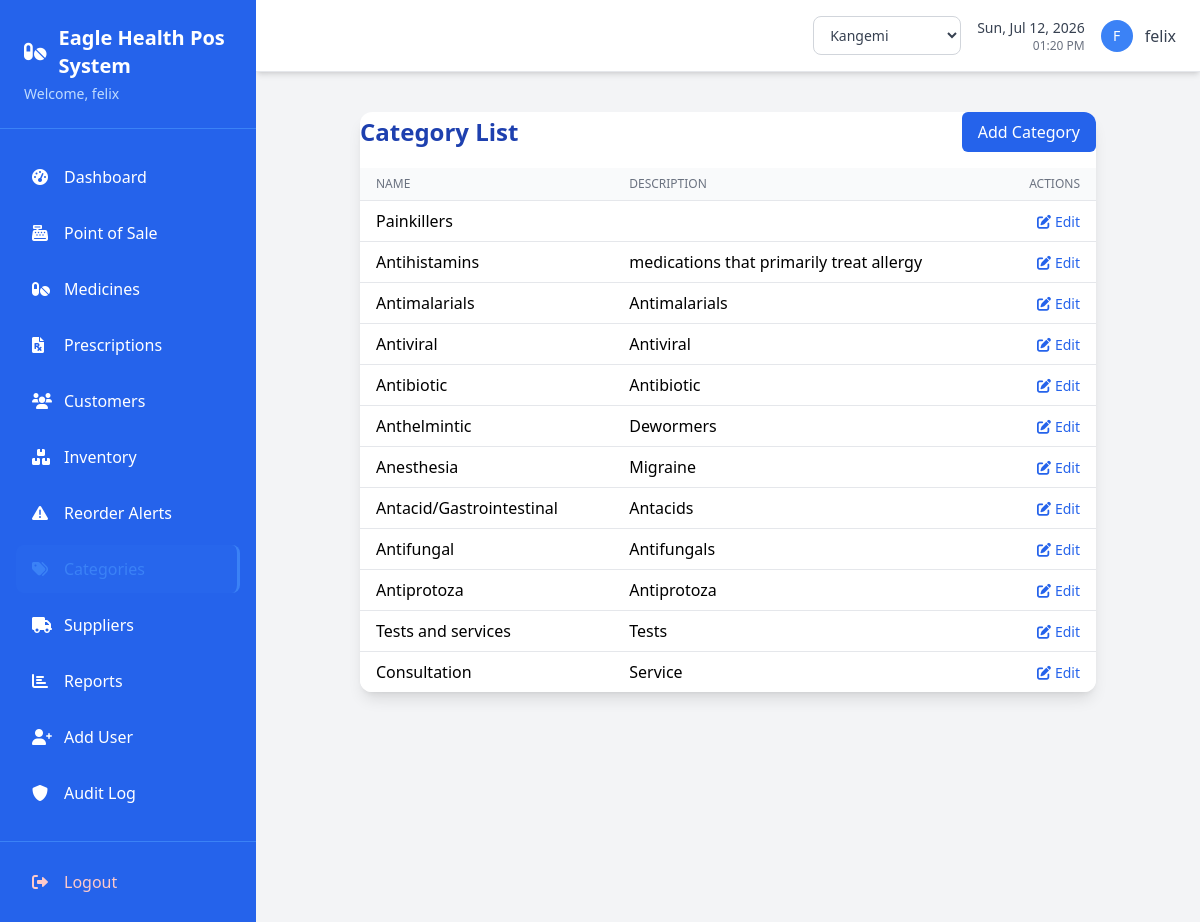
Page /categories/ (signed in) on the committed database.
### pos/models.py (models this page shows, shortened)
class Category(models.Model):
    name = models.CharField(max_length=50)
    description = models.TextField(blank=True)
    is_active = models.BooleanField(default=True)
    created_at = models.DateTimeField(auto_now_add=True)
    updated_at = models.DateTimeField(auto_now=True)
    class Meta:
        verbose_name_plural = "Categories"

### pos/views.py (the view)
# urls.py: path('categories/', views.category_list, name='category_list'),
@login_required
def category_list(request):
    categories = Category.objects.filter(is_active=True)
    return render(request, 'pos/category_list.html', {'categories': categories})

### pos/context_processors.py (called while the page is built)
def branch_context(request):
    if not request.user.is_authenticated:
        return {}
    return {
        'branches': Branch.objects.filter(is_active=True) if getattr(request, 'is_branch_admin', False) else [],
        'active_branch': Branch.objects.filter(id=request.active_branch_id).first() if getattr(request, 'active_branch_id', None) else None,
    }

### pos/models.py (called while the page is built)
    def get_accessible_branches(self):
        if self.role == 'admin':
            return Branch.objects.filter(is_active=True)
        return Branch.objects.filter(id=self.branch_id, is_active=True) if self.branch_id else Branch.objects.none()

### templates/pos/category_list.html (shortened to what this page needs)
{% extends 'base.html' %}
{% block content %}
<div class="max-w-3xl mx-auto p-4">
    <div class="bg-white rounded-xl shadow-lg overflow-hidden">
        <div class="flex justify-between items-center mb-4">
            <h2 class="text-2xl font-semibold text-blue-800">Category List</h2>
            <a href="{% url 'category_add' %}" class="bg-blue-600 text-white px-4 py-2 rounded-md hover:bg-blue-700">Add Category</a>
        </div>
        <table class="min-w-full divide-y divide-gray-200">
            <thead class="bg-gray-50">
                <tr>
                    <th class="px-4 py-2 text-left text-xs font-medium text-gray-500 uppercase">Name</th>
                    <th class="px-4 py-2 text-left text-xs font-medium text-gray-500 uppercase">Description</th>
                    <th class="px-4 py-2 text-right text-xs font-medium text-gray-500 uppercase">Actions</th>
                </tr>
            </thead>
            <tbody class="bg-white divide-y divide-gray-200">
                {% for category in categories %}
                <tr>
                    <td class="px-4 py-2">{{ category.name }}</td>
                    <td class="px-4 py-2">{{ category.description }}</td>
                    <td class="px-4 py-2 text-right">
                        <a href="{% url 'category_edit' category.id %}" class="text-blue-600 hover:text-blue-800 text-sm">
                            <i class="fas fa-edit mr-1"></i>Edit
                        </a>
                    </td>
                </tr>
                {% empty %}
                <tr>
                    <td colspan="3" class="px-4 py-2 text-center text-gray-400">No categories found.</td>
                </tr>
                {% endfor %}
            </tbody>
        </table>
    </div>
</div>
{% endblock %}

### templates/base.html (shortened to what this page needs)
{% load crispy_forms_tags %}
<!doctype html>
<html lang="en">
  <head>
    <script src="https://cdn.tailwindcss.com"></script>
    <link
      rel="stylesheet"
      href="https://cdnjs.cloudflare.com/ajax/libs/font-awesome/6.0.0/css/all.min.css"
    />
  </head>
  <body class="bg-gray-100 font-sans">
    <div class="flex h-screen">
      <div class="bg-blue-600 text-white w-64 flex-shrink-0 flex flex-col">
        <div class="p-6 border-b border-blue-500">
          <h1 class="text-xl font-bold flex items-center">
            <i class="fas fa-pills mr-3"></i>
            Eagle Health Pos System
          </h1>
          <p class="text-blue-200 text-sm mt-1">
            Welcome, {{ user.first_name|default:user.username }}
          </p>
        </div>
        <nav class="flex-1 px-4 py-6 space-y-2">
          <a
            href="{% url 'dashboard' %}"
            class="flex items-center px-4 py-3 rounded-lg hover:bg-blue-700 transition-colors duration-200 {% if request.resolver_match.url_name == 'dashboard' %}sidebar-active{% endif %}"
          >
            <i class="fas fa-tachometer-alt w-5 mr-3"></i>
            <span>Dashboard</span>
          </a>
          <a
            href="{% url 'pos_sale' %}"
            class="flex items-center px-4 py-3 rounded-lg hover:bg-blue-700 transition-colors duration-200 {% if request.resolver_match.url_name == 'pos_sale' %}sidebar-active{% endif %}"
          >
            <i class="fas fa-cash-register w-5 mr-3"></i>
            <span>Point of Sale</span>
          </a>
          <a
            href="{% url 'medicine_list' %}"
            class="flex items-center px-4 py-3 rounded-lg hover:bg-blue-700 transition-colors duration-200 {% if 'medicine' in request.resolver_match.url_name %}sidebar-active{% endif %}"
          >
            <i class="fas fa-pills w-5 mr-3"></i>
            <span>Medicines</span>
          </a>
          <a
            href="{% url 'prescription_list' %}"
            class="flex items-center px-4 py-3 rounded-lg hover:bg-blue-700 transition-colors duration-200 {% if 'prescription' in request.resolver_match.url_name %}sidebar-active{% endif %}"
          >
            <i class="fas fa-file-prescription w-5 mr-3"></i>
            <span>Prescriptions</span>
          </a>
          <a
            href="{% url 'customer_list' %}"
            class="flex items-center px-4 py-3 rounded-lg hover:bg-blue-700 transition-colors duration-200 {% if 'customer' in request.resolver_match.url_name %}sidebar-active{% endif %}"
          >
            <i class="fas fa-users w-5 mr-3"></i>
            <span>Customers</span>
          </a>
          <a
            href="{% url 'inventory_list' %}"
            class="flex items-center px-4 py-3 rounded-lg hover:bg-blue-700 transition-colors duration-200 {% if 'inventory' in request.resolver_match.url_name %}sidebar-active{% endif %}"
          >
            <i class="fas fa-boxes w-5 mr-3"></i>
            <span>Inventory</span>
          </a>
          <a
            href="{% url 'reorder_alerts' %}"
            class="flex items-center px-4 py-3 rounded-lg hover:bg-blue-700 transition-colors duration-200 {% if 'reorder' in request.resolver_match.url_name %}sidebar-active{% endif %}"
          >
            <i class="fas fa-triangle-exclamation w-5 mr-3"></i>
            <span>Reorder Alerts</span>
          </a>
          <a
            href="{% url 'category_list' %}"
            class="flex items-center px-4 py-3 rounded-lg hover:bg-blue-700 transition-colors duration-200 {% if 'categor' in request.resolver_match.url_name %}sidebar-active{% endif %}"
          >
            <i class="fas fa-tags w-5 mr-3"></i>
            <span>Categories</span>
          </a>
          <a
            href="{% url 'supplier_list' %}"
            class="flex items-center px-4 py-3 rounded-lg hover:bg-blue-700 transition-colors duration-200 {% if 'supplier' in request.resolver_match.url_name %}sidebar-active{% endif %}"
          >
            <i class="fas fa-truck w-5 mr-3"></i>
            <span>Suppliers</span>
          </a>
          <a
            href="{% url 'sales_report' %}"
            class="flex items-center px-4 py-3 rounded-lg hover:bg-blue-700 transition-colors duration-200 {% if 'report' in request.resolver_match.url_name %}sidebar-active{% endif %}"
          >
            <i class="fas fa-chart-bar w-5 mr-3"></i>
            <span>Reports</span>
          </a>
          <a
            href="{% url 'add_user' %}"
            class="flex items-center px-4 py-3 rounded-lg hover:bg-blue-700 transition-colors duration-200 {% if request.resolver_match.url_name == 'add_user' %}sidebar-active{% endif %}"
          >
            <i class="fas fa-user-plus w-5 mr-3"></i>
            <span>Add User</span>
          </a>
          {% if user.profile.role == 'admin' %}
          <a
            href="{% url 'audit_log_list' %}"
            class="flex items-center px-4 py-3 rounded-lg hover:bg-blue-700 transition-colors duration-200 {% if request.resolver_match.url_name == 'audit_log_list' %}sidebar-active{% endif %}"
          >
            <i class="fas fa-shield-alt w-5 mr-3"></i>
            <span>Audit Log</span>
          </a>
          {% endif %}
        </nav>
        <div class="p-4 border-t border-blue-500">
          <a
            href="{% url 'login' %}"
            class="flex items-center px-4 py-3 rounded-lg hover:bg-red-600 transition-colors duration-200 text-red-200 hover:text-white"
          >
            <i class="fas fa-sign-out-alt w-5 mr-3"></i>
            <span>Logout</span>
          </a>
        </div>
      </div>
      <div class="flex-1 flex flex-col overflow-hidden">
<header class="bg-white shadow-md border-b border-gray-200 px-6 py-4">
  <div class="flex justify-between items-center">
    <div class="flex items-center space-x-4">
      {% if user.profile.role == 'admin' %}
      <div class="relative">
        <select
          onchange="window.location.href=this.value"
          class="border border-gray-300 rounded-lg px-3 py-2 text-sm font-medium text-gray-700 bg-white hover:border-blue-400 focus:outline-none focus:ring-2 focus:ring-blue-400"
        >
          {% for b in branches %}
            <option value="{% url 'switch_branch' b.id %}" {% if active_branch.id == b.id %}selected{% endif %}>
              {{ b.name }}
            </option>
          {% endfor %}
        </select>
      </div>
      {% elif active_branch %}
      <div class="flex items-center px-3 py-2 bg-blue-50 border border-blue-200 rounded-lg">
        <i class="fas fa-store text-blue-500 mr-2 text-sm"></i>
        <span class="text-sm font-medium text-blue-700">{{ active_branch.name }}</span>
      </div>
      {% endif %}
      <div class="text-right">
        <p
          class="text-sm font-medium text-gray-700"
          id="current-date"
        ></p>
        <p class="text-xs text-gray-500" id="current-time"></p>
      </div>
      <div class="flex items-center space-x-3">
        <div
          class="w-8 h-8 bg-blue-500 rounded-full flex items-center justify-center"
        >
          <span class="text-white font-medium text-sm">
            {{ user.first_name.0|default:user.username.0|upper }}
          </span>
        </div>
        <span class="text-gray-700 font-medium"
          >{{ user.first_name|default:user.username }}</span
        >
      </div>
    </div>
  </div>
</header>
        <main class="flex-1 overflow-auto p-6">
           {% block content %}{% endblock %}
        </main>
      </div>
    </div>
  </body>
</html>

### templates/base.html (style rules this page uses)
.sidebar-active { background-color: rgba(59, 130, 246, 0.1); border-right: 3px solid #3b82f6; }
.sidebar-active i, .sidebar-active span { color: #3b82f6; }

### rows in the picture
Category: name "Painkillers"
Category: name "Antihistamins", description "medications that primarily treat allergy"
Category: name "Antimalarials", description "Antimalarials"
Category: name "Antiviral", description "Antiviral"
Category: name "Antibiotic", description "Antibiotic"
Category: name "Anthelmintic", description "Dewormers"
Category: name "Anesthesia", description "Migraine"
Category: name "Antacid/Gastrointestinal", description "Antacids"
Category: name "Antifungal", description "Antifungals"
Category: name "Antiprotoza", description "Antiprotoza"
Category: name "Tests and services", description "Tests"
Category: name "Consultation", description "Service"

### other values in the picture
{{ user.first_name|default:user.username }} "felix"
{{ user.first_name.0|default:user.username.0|upper }} "F"
form field value "Kangemi"
